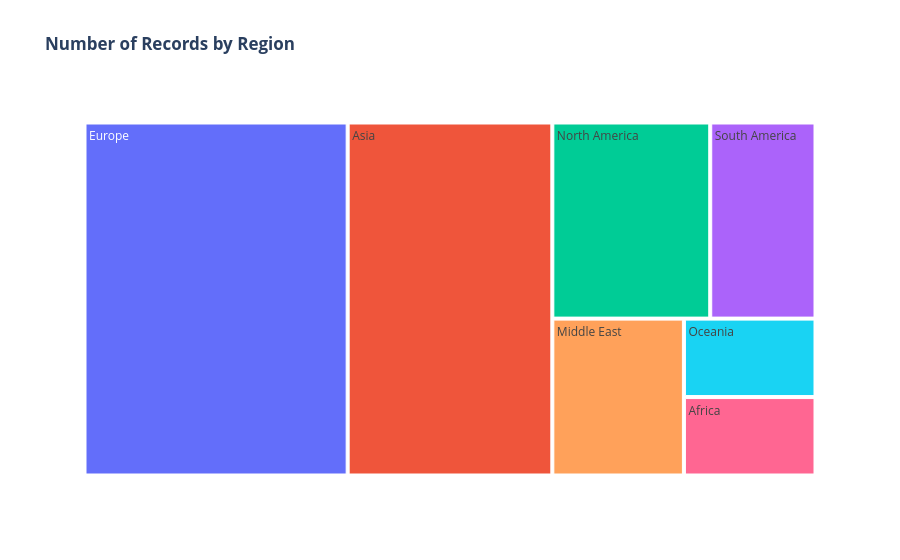

Notebook code cell kept with this figure:
### Markdown cell above
### Treemap Graph

### Code cell
fig = px.treemap(
    df,path=["Region"],title=("<b>Number of Records by Region</b>")
    )
fig.show()

### Figure 1 — Plotly figure (JSON) as saved in the notebook; plotly's stock layout.template omitted (floating-point values rounded to 4 significant figures)
{"data": [{"branchvalues": "total", "domain": {"x": [0, 1], "y": [0, 1]}, "hovertemplate": "labels=%{label}<br>count=%{value}<br>parent=%{parent}<br>id=%{id}<extra></extra>", "ids": ["North America", "Asia", "Europe", "South America", "Middle East", "Oceania", "Africa"], "labels": ["North America", "Asia", "Europe", "South America", "Middle East", "Oceania", "Africa"], "name": "", "parents": ["", "", "", "", "", "", ""], "type": "treemap", "values": [48, 112, 144, 32, 32, 16, 16]}], "layout": {"legend": {"tracegroupgap": 0}, "title": {"text": "<b>Number of Records by Region</b>"}}}
